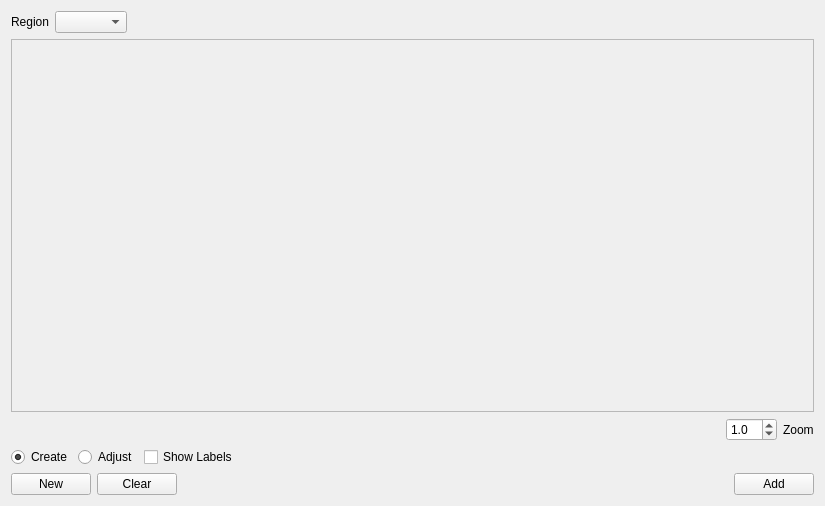
<?xml version="1.0" encoding="UTF-8"?>
<ui version="4.0">
 <class>CrystalDrawingWidget</class>
 <widget class="QWidget" name="CrystalDrawingWidget">
  <property name="geometry">
   <rect>
    <x>0</x>
    <y>0</y>
    <width>825</width>
    <height>506</height>
   </rect>
  </property>
  <property name="windowTitle">
   <string>Crystal Drawing</string>
  </property>
  <layout class="QVBoxLayout" name="verticalLayout">
   <item>
    <layout class="QHBoxLayout" name="horizontalLayout">
     <item>
      <widget class="QLabel" name="label_2">
       <property name="text">
        <string>Region</string>
       </property>
      </widget>
     </item>
     <item>
      <widget class="QComboBox" name="_regionBox"/>
     </item>
     <item>
      <spacer name="horizontalSpacer_4">
       <property name="orientation">
        <enum>Qt::Horizontal</enum>
       </property>
       <property name="sizeHint" stdset="0">
        <size>
         <width>40</width>
         <height>20</height>
        </size>
       </property>
      </spacer>
     </item>
    </layout>
   </item>
   <item>
    <widget class="QScrollArea" name="_scrollArea">
     <property name="widgetResizable">
      <bool>true</bool>
     </property>
     <widget class="QWidget" name="scrollAreaWidgetContents">
      <property name="geometry">
       <rect>
        <x>0</x>
        <y>0</y>
        <width>797</width>
        <height>327</height>
       </rect>
      </property>
     </widget>
    </widget>
   </item>
   <item>
    <layout class="QHBoxLayout" name="_labelsZoomLayout">
     <item>
      <widget class="VideoControlWidget" name="_videoControl" native="true"/>
     </item>
     <item>
      <spacer name="horizontalSpacer_2">
       <property name="orientation">
        <enum>Qt::Horizontal</enum>
       </property>
       <property name="sizeHint" stdset="0">
        <size>
         <width>406</width>
         <height>22</height>
        </size>
       </property>
      </spacer>
     </item>
     <item>
      <widget class="QDoubleSpinBox" name="_zoomSpinBox">
       <property name="decimals">
        <number>1</number>
       </property>
       <property name="minimum">
        <double>0.100000000000000</double>
       </property>
       <property name="maximum">
        <double>10.000000000000000</double>
       </property>
       <property name="singleStep">
        <double>0.100000000000000</double>
       </property>
       <property name="value">
        <double>1.000000000000000</double>
       </property>
      </widget>
     </item>
     <item>
      <widget class="QLabel" name="label">
       <property name="text">
        <string>Zoom</string>
       </property>
      </widget>
     </item>
    </layout>
   </item>
   <item>
    <layout class="QHBoxLayout" name="horizontalLayout_2">
     <item>
      <widget class="QRadioButton" name="_createButton">
       <property name="text">
        <string>Create</string>
       </property>
       <property name="checked">
        <bool>true</bool>
       </property>
       <attribute name="buttonGroup">
        <string notr="true">_stateButtonGroup</string>
       </attribute>
      </widget>
     </item>
     <item>
      <widget class="QRadioButton" name="_adjustButton">
       <property name="text">
        <string>Adjust</string>
       </property>
       <attribute name="buttonGroup">
        <string notr="true">_stateButtonGroup</string>
       </attribute>
      </widget>
     </item>
     <item>
      <widget class="QCheckBox" name="_labelsBox">
       <property name="text">
        <string>Show Labels</string>
       </property>
      </widget>
     </item>
     <item>
      <spacer name="horizontalSpacer_3">
       <property name="orientation">
        <enum>Qt::Horizontal</enum>
       </property>
       <property name="sizeHint" stdset="0">
        <size>
         <width>654</width>
         <height>17</height>
        </size>
       </property>
      </spacer>
     </item>
    </layout>
   </item>
   <item>
    <layout class="QHBoxLayout" name="horizontalLayout_3">
     <item>
      <widget class="QPushButton" name="_newCrystalButton">
       <property name="text">
        <string>New</string>
       </property>
      </widget>
     </item>
     <item>
      <widget class="QPushButton" name="_clearCrystalButton">
       <property name="text">
        <string>Clear</string>
       </property>
      </widget>
     </item>
     <item>
      <spacer name="horizontalSpacer">
       <property name="orientation">
        <enum>Qt::Horizontal</enum>
       </property>
       <property name="sizeHint" stdset="0">
        <size>
         <width>40</width>
         <height>20</height>
        </size>
       </property>
      </spacer>
     </item>
     <item>
      <widget class="QPushButton" name="_addCrystalButton">
       <property name="text">
        <string>Add</string>
       </property>
      </widget>
     </item>
    </layout>
   </item>
  </layout>
 </widget>
 <customwidgets>
  <customwidget>
   <class>VideoControlWidget</class>
   <extends>QWidget</extends>
   <header>videocontrolwidget</header>
   <container>1</container>
  </customwidget>
 </customwidgets>
 <resources/>
 <connections>
  <connection>
   <sender>_addCrystalButton</sender>
   <signal>clicked()</signal>
   <receiver>CrystalDrawingWidget</receiver>
   <slot>add_crystal()</slot>
   <hints>
    <hint type="sourcelabel">
     <x>754</x>
     <y>474</y>
    </hint>
    <hint type="destinationlabel">
     <x>412</x>
     <y>252</y>
    </hint>
   </hints>
  </connection>
  <connection>
   <sender>_clearCrystalButton</sender>
   <signal>clicked()</signal>
   <receiver>CrystalDrawingWidget</receiver>
   <slot>clear_crystal()</slot>
   <hints>
    <hint type="sourcelabel">
     <x>190</x>
     <y>474</y>
    </hint>
    <hint type="destinationlabel">
     <x>412</x>
     <y>252</y>
    </hint>
   </hints>
  </connection>
  <connection>
   <sender>_newCrystalButton</sender>
   <signal>clicked()</signal>
   <receiver>CrystalDrawingWidget</receiver>
   <slot>start_new_crystal()</slot>
   <hints>
    <hint type="sourcelabel">
     <x>69</x>
     <y>474</y>
    </hint>
    <hint type="destinationlabel">
     <x>412</x>
     <y>252</y>
    </hint>
   </hints>
  </connection>
  <connection>
   <sender>_stateButtonGroup</sender>
   <signal>buttonToggled(int,bool)</signal>
   <receiver>CrystalDrawingWidget</receiver>
   <slot>state_toggle()</slot>
   <hints>
    <hint type="sourcelabel">
     <x>-1</x>
     <y>-1</y>
    </hint>
    <hint type="destinationlabel">
     <x>412</x>
     <y>252</y>
    </hint>
   </hints>
  </connection>
  <connection>
   <sender>_zoomSpinBox</sender>
   <signal>valueChanged(double)</signal>
   <receiver>CrystalDrawingWidget</receiver>
   <slot>zoom_changed()</slot>
   <hints>
    <hint type="sourcelabel">
     <x>731</x>
     <y>400</y>
    </hint>
    <hint type="destinationlabel">
     <x>412</x>
     <y>252</y>
    </hint>
   </hints>
  </connection>
  <connection>
   <sender>_labelsBox</sender>
   <signal>toggled(bool)</signal>
   <receiver>CrystalDrawingWidget</receiver>
   <slot>labels_toggled()</slot>
   <hints>
    <hint type="sourcelabel">
     <x>74</x>
     <y>400</y>
    </hint>
    <hint type="destinationlabel">
     <x>412</x>
     <y>252</y>
    </hint>
   </hints>
  </connection>
  <connection>
   <sender>_regionBox</sender>
   <signal>currentIndexChanged(int)</signal>
   <receiver>CrystalDrawingWidget</receiver>
   <slot>region_chosen()</slot>
   <hints>
    <hint type="sourcelabel">
     <x>117</x>
     <y>26</y>
    </hint>
    <hint type="destinationlabel">
     <x>412</x>
     <y>252</y>
    </hint>
   </hints>
  </connection>
 </connections>
 <buttongroups>
  <buttongroup name="_stateButtonGroup"/>
 </buttongroups>
</ui>
